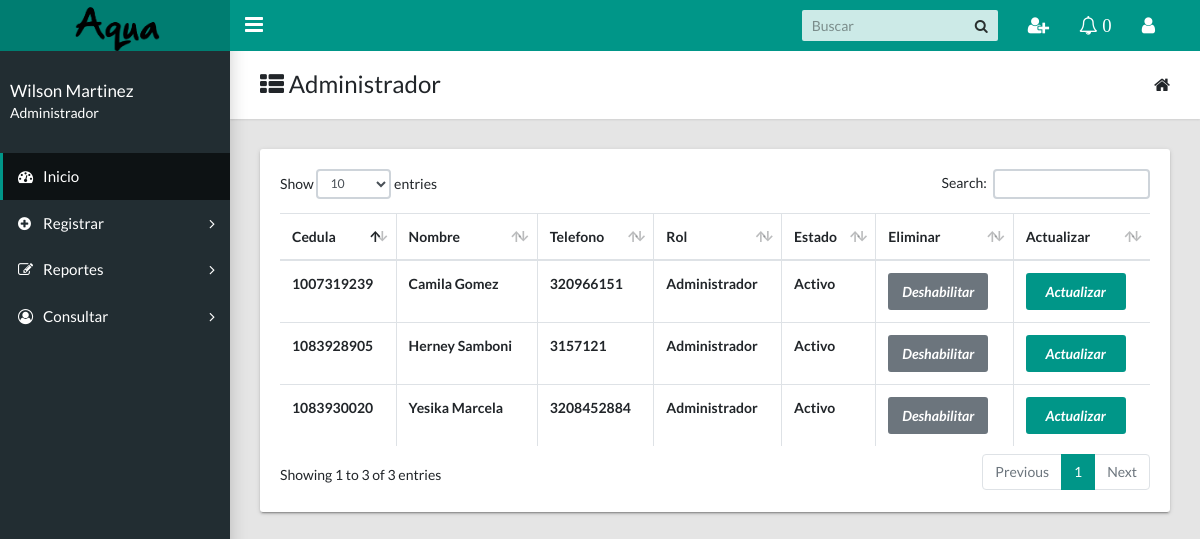
The page /docs/administrador/consulta_administrador.php (signed in) on the database its author committed.
### tables this page shows
CREATE TABLE `persona` (
  `id_persona` int(11) NOT NULL,
  `nombre` varchar(50) DEFAULT NULL,
  `telefono` varchar(15) DEFAULT NULL,
  `fk_rol` int(20) DEFAULT NULL,
  `login` varchar(30) DEFAULT NULL,
  `estado_pers` tinyint(1) DEFAULT NULL,
  `pasword` varchar(20) DEFAULT NULL
);

CREATE TABLE `rol` (
  `id_rol` int(11) NOT NULL,
  `nombre_rol` varchar(20) DEFAULT NULL
);

### docs/administrador/consulta_administrador.php (the view, shortened to what this page needs)
<!DOCTYPE html>
<html lang="en">
    <head>
        <link href="../css/main.css" rel="stylesheet" type="text/css">
        <link href="https://maxcdn.bootstrapcdn.com/font-awesome/4.7.0/css/font-awesome.min.css" rel="stylesheet" type="text/css">
        <?php
            include 'php/conect.php';
        ?>
    </head>
<body class="app sidebar-mini rtl">
        <header class="app-header">
        <a class="app-header__logo" href="principal.php">
          <img src="../img/logo2.png" width="90">
      </a>
      <a aria-label="Hide Sidebar" class="app-sidebar__toggle" data-toggle="sidebar" href="#">
      </a>
      <ul class="app-nav">
        <li class="app-search">
            <input class="app-search__input" placeholder="Buscar" type="search">
            <button class="app-search__button">
                <i class="fa fa-search">
                </i>
            </button>
        </li>
        <li class="dropdown">
            <a aria-label="Show notifications" class="app-nav__item" data-toggle="dropdown" href="#">
                <i class="fa fa-user-plus fa-lg">
                </i>
            </a>
          </li>
      </ul>
  <li class="dropdown">
    <a aria-label="Show notifications" class="app-nav__item" data-toggle="dropdown" href="#">
        <i class="fa fa-bell-o fa-lg">
  <?php
            try{
                $nu=0;
                $sql="SELECT * FROM actividad";
                $resul=$base->prepare($sql);
                $resul->execute(array());
                $fila=$resul->rowCount();
                ?>
                <span>  <?php
                if($fila>0){
                 echo "$nu" ?>  </span>
                 <?php
             }
         }
         catch(Exception $e){
            die('Error: '.$e->getMessage());
        }
        ?>
    </i>
</a>
</li>
<li class="dropdown">
    <a aria-label="Open Profile Menu" class="app-nav__item" data-toggle="dropdown" href="#">
        <i class="fa fa-user fa-lg">
        </i>
    </a>
          <?php
          if(isset($_SESSION['usuario']))
          {
              ?>
</li>
</header>
<aside class="app-sidebar">
    <div class="app-sidebar__user">
        <div>
            <p class="app-sidebar__user-name">
                <?php echo ' '.$_SESSION['nombre']. ' ' ; ?>
            </p>
            <p class="app-sidebar__user-designation">
                <?php echo ' '.$_SESSION['nombre_rol']. ' ' ; ?>
            </p>
            <?php
        }
        else{
          ?>
          <script language='javascript'>window.location="salir.php"</script>
          <?php
      }
      ?>
  </div>
</div>
<ul class="app-menu">
 <li><a class="app-menu__item active" href="principal.php"><i class="app-menu__icon fa fa-dashboard"></i><span class="app-menu__label">Inicio</span></a></li>
 <li class="treeview">
    <a class="app-menu__item" data-toggle="treeview" href="#">
        <i class="app-menu__icon fa fa-plus-circle">
        </i>
        <span class="app-menu__label">
            Registrar
        </span>
        <i class="treeview-indicator fa fa-angle-right">
        </i>
    </a>
</li>
<li class="treeview">
    <a class="app-menu__item" data-toggle="treeview" href="#">
        <i class="app-menu__icon fa fa-edit">
        </i>
        <span class="app-menu__label">
            Reportes
        </span>
        <i class="treeview-indicator fa fa-angle-right">
        </i>
    </a>
</li>
<li class="treeview">
    <a class="app-menu__item" data-toggle="treeview" href="#">
        <i class="app-menu__icon fa fa-user-circle-o">
        </i>
        <span class="app-menu__label">
            Consultar
        </span>
        <i class="treeview-indicator fa fa-angle-right">
        </i>
    </a>
</li>
</ul>
</aside>
 <main class="app-content">
              <div class="app-title">
                <div>
                  <h1><i class="fa fa-th-list"></i> Administrador</h1>
                </div>
                <ul class="app-breadcrumb breadcrumb side">
                  <li class="breadcrumb-item"><i class="fa fa-home fa-lg"></i></li>
                </ul>
              </div>
              <div  class="row d-flex justify-content-center">
                <div class="col-lg-12">
                  <div class="tile">
                    <div class="tile-body">
                      <table class="table table-hover table-bordered " id="sampleTable">
                        <thead>
                          <tr>
                            <th>Cedula</th>
                            <th>Nombre</th>
                            <th>Telefono</th>
                            <th>Rol</th>
                            <th>Estado</th>
                            <th>Eliminar</th>
                            <th>Actualizar</th>
                          </tr>
                        </thead>
                        <tbody>
                          <?php
                          try{
                            $sql="SELECT id_persona,nombre,telefono,nombre_rol,login,`estado_pers`=1,'Activo'  AS estado_pers FROM  persona inner join rol on (id_rol=fk_rol) where fk_rol=1 AND estado_pers=1" ;
                            $resul=$base->prepare($sql);
                            $resul->execute(array());
                            while($consulta=$resul->fetch(PDO::FETCH_ASSOC)){
                              ?>   <tr>
                                <th>
                                  <span><?php echo$consulta['id_persona'];?></span>
                                </th>
                                <th>
                                  <span><?php echo$consulta['nombre'];?></span>
                                </th>
                                <th>
                                  <span><?php echo$consulta['telefono'];?></span>
                                </th>
                                <th>
                                  <span><?php echo$consulta['nombre_rol'];?></span>
                                </th>
                                <th>
                                  <span><?php echo$consulta['estado_pers'];?></span>
                                </th>
                                <td ><a class="btn btn-secondary edit" style="width:100px;" onclick='return ConfirmarUpdate();' href="php/desabilitar_admin.php?cod=<?php echo $consulta['id_persona']?>"><i class='material-icons' title=Actualizar Registro>Deshabilitar</i></a></button></td>
                                <td ><a class="btn btn-primary edit" style="width:100px;" href="actualizar_administrador.php?enviar=<?php echo $consulta['id_persona']?>"><i class='material-icons' >Actualizar</i></a></td>
                              </tr>
                              <?php
                            }
                          }
                          catch(Exception $e){
                           die('Error:' .$e->getMessage());
                         }
                         ?>
                       </tbody>
                     </table>
                   </div>
                 </div>
               </div>
             </div>
           </main>
         </body>
         </html>

### rows shown on the page
persona: id_persona "1007319239", nombre "Camila Gomez", telefono "320966151", fk_rol.nombre_rol "Administrador", estado_pers "Activo"
persona: id_persona "1083928905", nombre "Herney Samboni", telefono "3157121", fk_rol.nombre_rol "Administrador", estado_pers "Activo"
persona: id_persona "1083930020", nombre "Yesika Marcela", telefono "3208452884", fk_rol.nombre_rol "Administrador", estado_pers "Activo"

### other values the page prints
$nu "0"
$_SESSION['nombre'] "Wilson Martinez"
$_SESSION['nombre_rol'] "Administrador"
